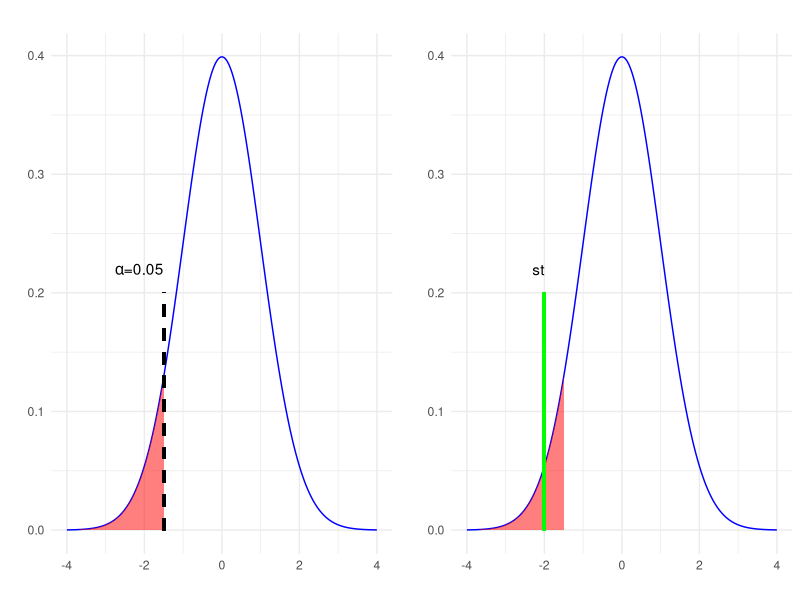

The R script that drew this image:
# Installare e caricare ggplot2
library(ggplot2)
library(gridExtra)
# Definire i parametri della distribuzione normale
mu <- 0    # Media
sigma <- 1 # Deviazione standard

# Generare una sequenza di valori per l'asse x
x <- seq(-4, 4, length.out = 1000)

# Calcolare la densità della distribuzione normale
y <- dnorm(x, mean = mu, sd = sigma)

# Creare un dataframe
df <- data.frame(x = x, y = y)

# Definire il valore a partire dal quale evidenziare l'area
highlight_value <- -1.5
st_val <- highlight_value -0.5
# Definire l'altezza della linea verticale
line_height <- 0.2
stringa_linea <- expression(paste(alpha, "=0.05"))
# Creare il grafico con ggplot2
p <- ggplot(df, aes(x = x, y = y)) +
  geom_line(color = "blue") +
  geom_area(data = subset(df, x <= highlight_value), aes(x = x, y = y), fill = "red", alpha = 0.5) +
  geom_segment(aes(x = highlight_value, xend = highlight_value, y = 0, yend = line_height), 
               color = "black", linetype = "dashed", size = 1) +
  annotate("text", x = highlight_value, y =line_height+0.02, label =stringa_linea, hjust=1) +
    labs(title = "",
       x = "",
       y = "") +
  theme_minimal()

p2 <- ggplot(df, aes(x = x, y = y)) +
  geom_line(color = "blue") +
  geom_area(data = subset(df, x <= highlight_value), aes(x = x, y = y), fill = "red", alpha = 0.5) +
  geom_segment(aes(x = st_val, xend = st_val, y = 0, yend = line_height), 
               color = "green", linetype = "solid", size = 1) +
  annotate("text", x = st_val, y =line_height+0.02, label ="st", hjust=1) +
  labs(title = "",
       x = "",
       y = "")+
  theme_minimal()

 

# Mostrare il grafico
#print(p)
grid.arrange(p, p2, ncol = 2)



